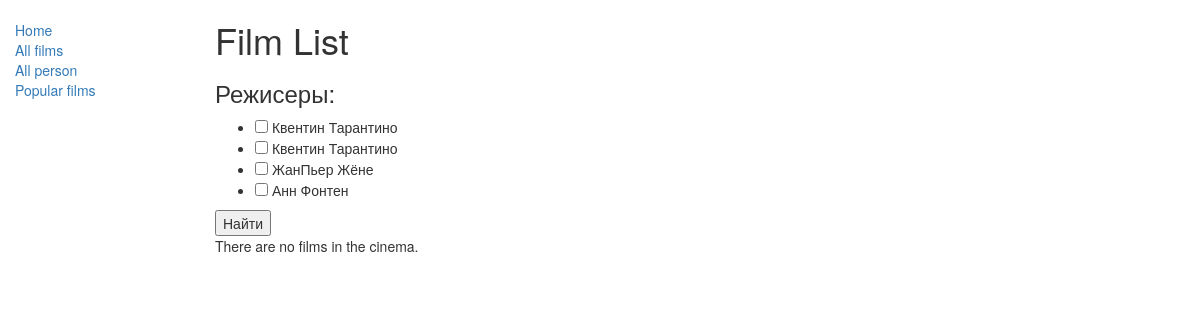
Page /cinema/filter/ on the earlier database version.
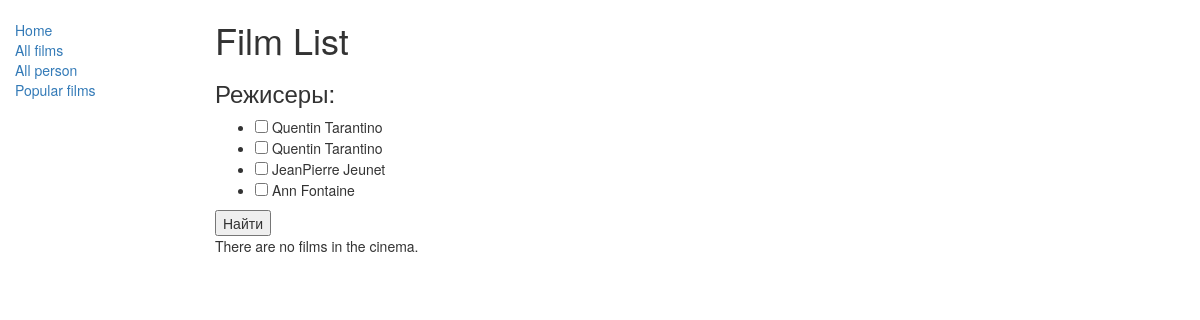
Same page on the later database version.
### cinema/models.py (models this page shows, shortened)
class Film(models.Model):
    film_name = models.CharField(max_length=40)
    year = models.DateField()
    creator_name = models.ForeignKey(Persona, on_delete=models.CASCADE, related_name='+')
    actors = models.ManyToManyField(Persona)

class Persona(models.Model):
    first_name = models.CharField(max_length=30)
    last_name = models.CharField(max_length=30)
    def __str__(self):
        name = self.first_name + " " + self.last_name
        return name

### cinema/views.py (the view)
# urls.py: path("filter/", views.FilterMoviesView.as_view(), name='filter'),
class FilterMoviesView(DirectorYearActor, generic.ListView):
    def get_queryset(self):
        queryset = Film.objects.filter(
            creator_name__in=self.request.GET.getlist("creator_name"))
        return queryset

### cinema/views.py (called while the page is built)
    def get_director(self):
        return Film.objects.all()

### cinema/templates/cinema/film_list.html (shortened to what this page needs)
{% extends "base_generic.html" %}
{% block content %}
    <form action="{% url 'filter' %}" method="get">
    <h1>Film List</h1>
        <div>
            <h3>Режисеры:</h3>
            <ul>
                {% for film in view.get_director %}
                    <li class="editContent">
                        <input type="checkbox" class="checked" name="creator_name" value="{{ film.creator_name }}">
                        <span class="span editContent">{{ film.creator_name }}</span>
                    </li>
                {% endfor %}
            </ul>
        </div>
        <button type="submit">Найти</button>
    {% if film_list %}
    <ul>
      {% for film in film_list %}
      <li>
        <h5>Title of the movie: <i>{{ film.film_name }}</i></h5>
        <h5>Director: <i>{{ film.creator_name }}</i></h5>
        <h5>The film's release: <i>{{ film.year.year }}</i></h5>
        <h5>Actors:</h5>
        {% for actors in film.actors.all %}
          <ul><h5><i>{{actors}}</i></h5></ul>
        {% endfor %}
      {% endfor %}
    </ul>
    {% else %}
      <p>There are no films in the cinema.</p>
    {% endif %}
{% endblock %}

Differences in the rows shown:
changed Film (number 1 of 4 on the later page): creator_name "Квентин Тарантино" → "Quentin Tarantino"
changed Film (number 2 of 4 on the later page): creator_name "Квентин Тарантино" → "Quentin Tarantino"
changed Film: creator_name "ЖанПьер Жёне" → "JeanPierre Jeunet"
changed Film: creator_name "Анн Фонтен" → "Ann Fontaine"
